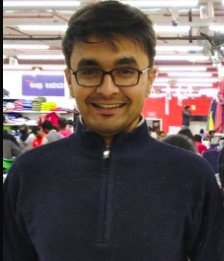
#> input picture DP.png, 224 x 261 px
$ python ch1.py
#> lines starting #> are read from the running program, lines starting #| are printed output that depends on the picture; after the words box and inside, x2 and y2 are one past the last pixel; in counts of white or black regions, pixels touching at a corner belong together
### stackImages.py
def stackImages(scale,imgArray):
    rows = len(imgArray)
    cols = len(imgArray[0])
    rowsAvailable = isinstance(imgArray[0], list)
    width = imgArray[0][0].shape[1]
    height = imgArray[0][0].shape[0]
    if rowsAvailable:
        for x in range ( 0, rows):
            for y in range(0, cols):
                if imgArray[x][y].shape[:2] == imgArray[0][0].shape [:2]:
                    imgArray[x][y] = cv2.resize(imgArray[x][y], (0, 0), None, scale, scale)
                else:
                    imgArray[x][y] = cv2.resize(imgArray[x][y], (imgArray[0][0].shape[1], imgArray[0][0].shape[0]), None, scale, scale)
                if len(imgArray[x][y].shape) == 2: imgArray[x][y]= cv2.cvtColor( imgArray[x][y], cv2.COLOR_GRAY2BGR)
        imageBlank = np.zeros((height, width, 3), np.uint8)
        hor = [imageBlank]*rows
        hor_con = [imageBlank]*rows
        for x in range(0, rows):
            hor[x] = np.hstack(imgArray[x])
        ver = np.vstack(hor)
    else:
        for x in range(0, rows):
            if imgArray[x].shape[:2] == imgArray[0].shape[:2]:
                imgArray[x] = cv2.resize(imgArray[x], (0, 0), None, scale, scale)
            else:
                imgArray[x] = cv2.resize(imgArray[x], (imgArray[0].shape[1], imgArray[0].shape[0]), None,scale, scale)
            if len(imgArray[x].shape) == 2: imgArray[x] = cv2.cvtColor(imgArray[x], cv2.COLOR_GRAY2BGR)
        hor= np.hstack(imgArray)
        ver = hor
    return ver

### ch1.py
import cv2 as cv
import numpy as np
from stackImages import stackImages
# [51 lines of commented-out code are left out]

def empty(a):
    pass

cv.namedWindow("TrackBars")
cv.resizeWindow("TrackBars",640,240)
cv.createTrackbar("Hue Min", "TrackBars", 0, 179, empty)
cv.createTrackbar("Hue Max", "TrackBars", 19, 179, empty)
cv.createTrackbar("Sat Min", "TrackBars", 110, 255, empty)
cv.createTrackbar("Sat Max", "TrackBars", 240, 255, empty)
cv.createTrackbar("Val Min", "TrackBars", 153, 255, empty)
cv.createTrackbar("Val Max", "TrackBars", 255, 255, empty)

while True:
    img = cv.imread('DP.png')
#> img is the input picture: shape (261, 224, 3); mean B, G, R 90.4, 91.9, 104.2
    imgHSV = cv.cvtColor(img,cv.COLOR_BGR2HSV)
#> imgHSV: shape (261, 224, 3); mean H, S, V 81.6, 64.5, 110.1
    h_min = cv.getTrackbarPos("Hue Min", "TrackBars")
    h_max = cv.getTrackbarPos("Hue Max", "TrackBars")
    s_min = cv.getTrackbarPos("Sat Min", "TrackBars")
    s_max = cv.getTrackbarPos("Sat Max", "TrackBars")
    v_min = cv.getTrackbarPos("Val Min", "TrackBars")
    v_max = cv.getTrackbarPos("Val Max", "TrackBars")

    print(h_min,h_max,s_min,s_max,v_min,v_max)

    lower = np.array([h_min,s_min,v_min])
    upper = np.array([h_max,s_max,v_max])
    mask = cv.inRange(imgHSV,lower,upper)
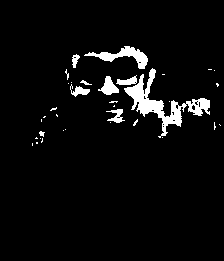
#> mask: shape (261, 224); 4.7% white; 35 white regions (26 under 20 px), largest, box (x1, y1, x2, y2) and area: (124, 68, 210, 138) 1436, (84, 46, 148, 69) 499, (98, 76, 119, 95) 205
    imgResult = cv.bitwise_and(img,imgHSV,mask)
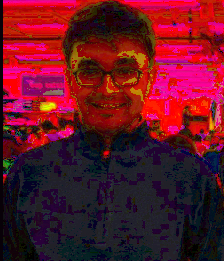
#> imgResult: shape (261, 224, 3); mean B, G, R 36, 20.5, 99.6

    imgStack = stackImages(0.5,([img,imgHSV],[mask,imgResult]))
#> (the run stopped early here; a loop or call above may not have finished)
